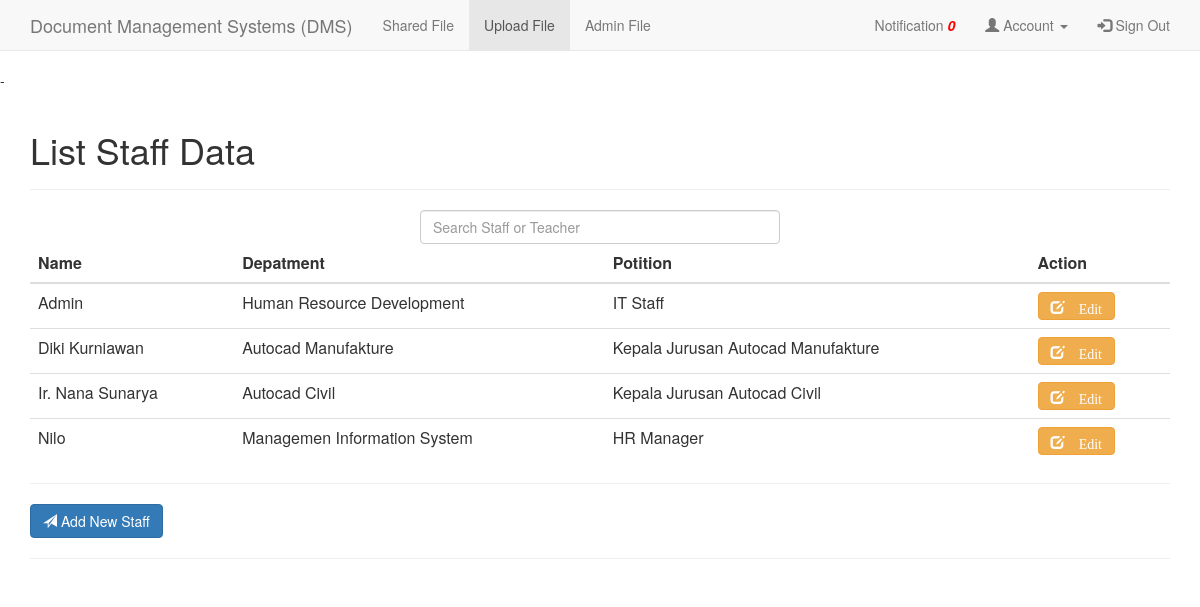
Screenshot of /?p=staff (signed in) with the database file from the repository.
### tables this page shows
CREATE TABLE `tb_staff` (
  `id_staff` int(11) NOT NULL,
  `nik` varchar(20) DEFAULT NULL,
  `nama` varchar(100) DEFAULT NULL,
  `password` varchar(100) DEFAULT NULL,
  `jabatan` varchar(100) DEFAULT NULL,
  `staff_create` date DEFAULT NULL,
  `staff_status` varchar(2) DEFAULT NULL,
  `departemen` varchar(50) DEFAULT NULL
);

CREATE TABLE `tb_departemen` (
  `id_dep` int(11) NOT NULL,
  `nama_dep` varchar(50) DEFAULT NULL
);

### p_controller/StaffView.php (the view, shortened to what this page needs)
<?php
if (isset($_SESSION['userId'])) {
    $idStaff = $_SESSION['userId'];
    $dataUserBySesion = mysql_query("SELECT * FROM tb_staff WHERE id_staff = '$idStaff'");
    $fetchDataUserBySesion = mysql_fetch_assoc($dataUserBySesion);
} else {
    header("Location: ?");
}
?>
<!DOCTYPE html>
<html lang="en">
<head>
    <link href="p_layout/css/bootstrap.min.css" rel="stylesheet">
    <link href="p_layout/css/navbar-fixed-top.css" rel="stylesheet">
</head>
<body onload="onload();">
    <?php
        require_once "p_controller/MenuNav.php";
    ?>
  <div class="container">
    <div class="row">
      <div class="col-lg-12">
        <div class="page-header">
          <h1>List Staff Data</h1>
        </div>
      </div>
    </div>
    <div class="row">
      <div class="col-lg-4 col-lg-offset-4">
        <input type="search" id="search" value="" class="form-control" placeholder="Search Staff or Teacher">
      </div>
    </div>
    <div class="row">
      <div class="col-lg-12">
        <table class="table" id="table">
          <thead>
            <tr>
              <th>Name</th>
              <th>Depatment</th>
              <th>Potition</th>
              <th>Action</th>
            </tr>
          </thead>
          <tbody>
            <?php
            $dataStaff = mysql_query("SELECT * FROM tb_staff ORDER BY nama ASC");
            while ($user = mysql_fetch_array($dataStaff)) {
              ?>
              <tr>
                <td><?php echo $user['nama'] ?></td>
                <td>
                  <?php
                  $dataDepartemen = mysql_query("SELECT * FROM tb_departemen WHERE id_dep = '$user[departemen]'");
                  $fetchDept = mysql_fetch_assoc($dataDepartemen);
                  echo $fetchDept['nama_dep'];
                  ?>
                </td>
                <td><?php echo $user['jabatan'] ?></td>
                <td><a href="?p=detailstaff&staff=<?php echo $user['id_staff'] ?>" class="btn btn-warning"><i class="glyphicon glyphicon-edit"> Edit</a></td>
              </tr>
              <?php
            }
            ?>
          </tbody>
        </table>
        <hr>
        <a href="?p=addstaff" class="btn btn-primary">
          <i class="glyphicon glyphicon-send"></i> Add New Staff
        </a>
      </div>
    </div>
    <hr>
  </div>
</body>
</html>

### index.php (shortened to what this page needs)
<?php
class Utama {
    public function ambilLink() {
        if (isset($_GET['p'])) {
            $link = $_GET['p'];
            if (empty($link)) {
                include_once $this->callCtrl('index');
                include_once $this->viewLink('index');
            } elseif ($link == 'out') {
                session_destroy();
                header("Location: ?");
            } else {
                $controller = 'p_controller/' . ucfirst($link) . 'View.php';
                if (file_exists($controller)) {
                    include_once $controller;
                } else {
                    include_once $this->callCtrl('error');
                }
            }
        } else {
            include_once $this->callCtrl('index');
        }
    }
}
$utama = new Utama();
$link = $utama->ambilLink();

### p_controller/MenuNav.php (shortened to what this page needs)
<nav class="navbar navbar-default navbar-fixed-top">
        <div class="container">
            <div class="navbar-header">
                <a class="navbar-brand" href="#">Document Management Systems (DMS)</a>
            </div>
            <div id="navbar" class="navbar-collapse collapse">
                <ul class="nav navbar-nav">
                    <li><a href="?p=home">Shared File</a></li>
                    <li class="active"><a href="?p=uploadfile">Upload File</a></li>
                    <li>
                        <a href="?p=folder">
                            <?php
                            if (isset($fetchDataUserBySesion)) {
                                echo ucfirst($fetchDataUserBySesion['nama']);
                            }
                            ?> File
                        </a>
                    </li>
                </ul>
                <ul class="nav navbar-nav navbar-right">
                    <li><a href="?p=notif">Notification <i class="material-icons"><b id="datas" style="color:red">0</b></i></a></li>
                    <li class="dropdown ">
                        <a href="#" class="dropdown-toggle" data-toggle="dropdown" role="button" aria-haspopup="true" aria-expanded="false"><span class="glyphicon glyphicon-user"></span> Account <span class="caret"></span></a>
                    </li>
                    <li><a href="?p=out"><span class="glyphicon glyphicon-log-in"></span>  Sign Out</a></li>
                </ul>
            </div>
        </div>
    </nav>

### p_layout/css/navbar-fixed-top.css (style rules this page uses)
body { padding-top: 70px; }

### rows the page displays
tb_staff: nama "Admin", tb_departemen.nama_dep "Human Resource Development", jabatan "IT Staff"
tb_staff: nama "Diki Kurniawan", tb_departemen.nama_dep "Autocad Manufakture", jabatan "Kepala Jurusan Autocad Manufakture"
tb_staff: nama "Ir. Nana Sunarya", tb_departemen.nama_dep "Autocad Civil", jabatan "Kepala Jurusan Autocad Civil"
tb_staff: nama "Nilo", tb_departemen.nama_dep "Managemen Information System", jabatan "HR Manager"
